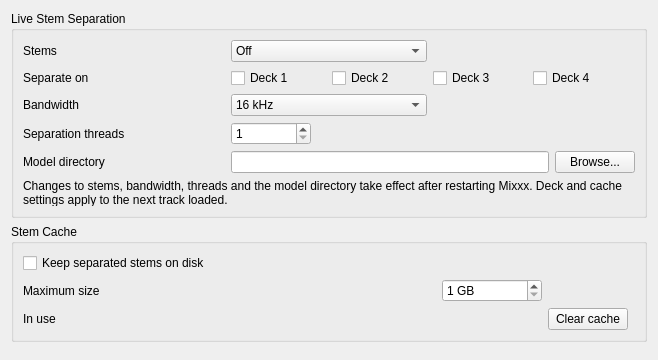
<?xml version="1.0" encoding="UTF-8"?>
<ui version="4.0">
 <class>DlgPrefStemsDlg</class>
 <widget class="QWidget" name="DlgPrefStemsDlg">
  <property name="geometry">
   <rect>
    <x>0</x>
    <y>0</y>
    <width>658</width>
    <height>360</height>
   </rect>
  </property>
  <property name="windowTitle">
   <string>Stems Preferences</string>
  </property>
  <layout class="QVBoxLayout" name="StemsLayout">

   <item>
    <widget class="QGroupBox" name="SeparationGroup">
     <property name="title">
      <string>Live Stem Separation</string>
     </property>
     <property name="alignment">
      <set>Qt::AlignLeading|Qt::AlignLeft|Qt::AlignTop</set>
     </property>
     <layout class="QGridLayout" name="SeparationLayout">

      <item row="0" column="0">
       <widget class="QLabel" name="modeLabel">
        <property name="text">
         <string>Stems</string>
        </property>
        <property name="buddy">
         <cstring>modeComboBox</cstring>
        </property>
       </widget>
      </item>
      <item row="0" column="1">
       <widget class="QComboBox" name="modeComboBox">
        <property name="toolTip">
         <string>Tracks without their own stems are separated in the background after loading. The file plays unchanged until a stem fader or mute is moved.</string>
        </property>
        <item>
         <property name="text">
          <string>Off</string>
         </property>
        </item>
        <item>
         <property name="text">
          <string>2 (Instrumental, Vocals)</string>
         </property>
        </item>
        <item>
         <property name="text">
          <string>3 (Drums, Music, Vocals)</string>
         </property>
        </item>
        <item>
         <property name="text">
          <string>4 (Drums, Bass, Other, Vocals)</string>
         </property>
        </item>
       </widget>
      </item>

      <item row="0" column="2">
       <spacer name="modeSpacer">
        <property name="orientation">
         <enum>Qt::Horizontal</enum>
        </property>
        <property name="sizePolicy">
         <sizepolicy hsizetype="Expanding" vsizetype="Minimum">
          <horstretch>1</horstretch>
          <verstretch>0</verstretch>
         </sizepolicy>
        </property>
       </spacer>
      </item>

      <item row="1" column="0">
       <widget class="QLabel" name="decksLabel">
        <property name="text">
         <string>Separate on</string>
        </property>
       </widget>
      </item>
      <item row="1" column="1" colspan="2">
       <layout class="QHBoxLayout" name="decksLayout">
        <item>
         <widget class="QCheckBox" name="deck1CheckBox">
          <property name="toolTip">
           <string>Decks that separate tracks on load. Tracks with their own stems play them on every deck regardless.</string>
          </property>
          <property name="text">
           <string>Deck 1</string>
          </property>
         </widget>
        </item>
        <item>
         <widget class="QCheckBox" name="deck2CheckBox">
          <property name="text">
           <string>Deck 2</string>
          </property>
         </widget>
        </item>
        <item>
         <widget class="QCheckBox" name="deck3CheckBox">
          <property name="text">
           <string>Deck 3</string>
          </property>
         </widget>
        </item>
        <item>
         <widget class="QCheckBox" name="deck4CheckBox">
          <property name="text">
           <string>Deck 4</string>
          </property>
         </widget>
        </item>
        <item>
         <spacer name="decksSpacer">
          <property name="orientation">
           <enum>Qt::Horizontal</enum>
          </property>
          <property name="sizePolicy">
           <sizepolicy hsizetype="Expanding" vsizetype="Minimum">
            <horstretch>1</horstretch>
            <verstretch>0</verstretch>
           </sizepolicy>
          </property>
         </spacer>
        </item>
       </layout>
      </item>

      <item row="2" column="0">
       <widget class="QLabel" name="bandwidthLabel">
        <property name="text">
         <string>Bandwidth</string>
        </property>
        <property name="buddy">
         <cstring>bandwidthComboBox</cstring>
        </property>
       </widget>
      </item>
      <item row="2" column="1">
       <widget class="QComboBox" name="bandwidthComboBox">
        <property name="toolTip">
         <string>Highest frequency the separation models see. The wider band costs more CPU.</string>
        </property>
        <item>
         <property name="text">
          <string>16 kHz</string>
         </property>
        </item>
        <item>
         <property name="text">
          <string>22 kHz</string>
         </property>
        </item>
       </widget>
      </item>

      <item row="3" column="0">
       <widget class="QLabel" name="threadsLabel">
        <property name="text">
         <string>Separation threads</string>
        </property>
        <property name="buddy">
         <cstring>threadsSpinBox</cstring>
        </property>
       </widget>
      </item>
      <item row="3" column="1">
       <widget class="QSpinBox" name="threadsSpinBox">
        <property name="toolTip">
         <string>CPU threads the separation may use. Leave at one where audio dropouts are a concern.</string>
        </property>
        <property name="minimum">
         <number>1</number>
        </property>
        <property name="maximum">
         <number>16</number>
        </property>
        <property name="minimumSize">
         <size>
          <width>60</width>
          <height>0</height>
         </size>
        </property>
        <property name="maximumSize">
         <size>
          <width>80</width>
          <height>16777215</height>
         </size>
        </property>
       </widget>
      </item>

      <item row="4" column="0">
       <widget class="QLabel" name="modelDirLabel">
        <property name="text">
         <string>Model directory</string>
        </property>
        <property name="buddy">
         <cstring>modelDirLineEdit</cstring>
        </property>
       </widget>
      </item>
      <item row="4" column="1" colspan="2">
       <layout class="QHBoxLayout" name="modelDirLayout">
        <item>
         <widget class="QLineEdit" name="modelDirLineEdit">
          <property name="toolTip">
           <string>Directory holding one subdirectory of ONNX models per stem count.</string>
          </property>
         </widget>
        </item>
        <item>
         <widget class="QPushButton" name="browseModelDirButton">
          <property name="text">
           <string>Browse...</string>
          </property>
         </widget>
        </item>
       </layout>
      </item>

      <item row="5" column="0" colspan="3">
       <widget class="QLabel" name="restartHintLabel">
        <property name="wordWrap">
         <bool>true</bool>
        </property>
        <property name="text">
         <string>Changes to stems, bandwidth, threads and the model directory take effect after restarting Mixxx. Deck and cache settings apply to the next track loaded.</string>
        </property>
       </widget>
      </item>


     </layout>
    </widget>
   </item>

   <item>
    <widget class="QGroupBox" name="CacheGroup">
     <property name="title">
      <string>Stem Cache</string>
     </property>
     <property name="alignment">
      <set>Qt::AlignLeading|Qt::AlignLeft|Qt::AlignTop</set>
     </property>
     <layout class="QGridLayout" name="CacheLayout">

      <item row="0" column="0" colspan="3">
       <widget class="QCheckBox" name="cacheCheckBox">
        <property name="toolTip">
         <string>Keep separated stems on disk so a track loads with its stems ready. Applies to the next track loaded.</string>
        </property>
        <property name="text">
         <string>Keep separated stems on disk</string>
        </property>
       </widget>
      </item>

      <item row="1" column="0">
       <widget class="QLabel" name="cacheSizeLabel">
        <property name="text">
         <string>Maximum size</string>
        </property>
        <property name="buddy">
         <cstring>cacheSizeSpinBox</cstring>
        </property>
       </widget>
      </item>
      <item row="1" column="1">
       <widget class="QSpinBox" name="cacheSizeSpinBox">
        <property name="toolTip">
         <string>Separated stems are kept on disk so a track loads with its stems ready. The least recently used tracks are removed once the cache exceeds this size.</string>
        </property>
        <property name="suffix">
         <string> GB</string>
        </property>
        <property name="minimum">
         <number>1</number>
        </property>
        <property name="maximum">
         <number>2000</number>
        </property>
        <property name="minimumSize">
         <size>
          <width>60</width>
          <height>0</height>
         </size>
        </property>
        <property name="maximumSize">
         <size>
          <width>100</width>
          <height>16777215</height>
         </size>
        </property>
       </widget>
      </item>

      <item row="2" column="0">
       <widget class="QLabel" name="cacheUsageTitleLabel">
        <property name="text">
         <string>In use</string>
        </property>
       </widget>
      </item>
      <item row="2" column="1">
       <widget class="QLabel" name="cacheUsageLabel">
        <property name="text">
         <string/>
        </property>
       </widget>
      </item>
      <item row="2" column="2">
       <widget class="QPushButton" name="clearCacheButton">
        <property name="text">
         <string>Clear cache</string>
        </property>
        <property name="sizePolicy">
         <sizepolicy hsizetype="Fixed" vsizetype="Fixed">
          <horstretch>0</horstretch>
          <verstretch>0</verstretch>
         </sizepolicy>
        </property>
       </widget>
      </item>
      <item row="2" column="3">
       <spacer name="cacheSpacer">
        <property name="orientation">
         <enum>Qt::Horizontal</enum>
        </property>
        <property name="sizePolicy">
         <sizepolicy hsizetype="Expanding" vsizetype="Minimum">
          <horstretch>1</horstretch>
          <verstretch>0</verstretch>
         </sizepolicy>
        </property>
       </spacer>
      </item>

     </layout>
    </widget>
   </item>

   <item>
    <spacer name="verticalSpacer">
     <property name="orientation">
      <enum>Qt::Vertical</enum>
     </property>
     <property name="sizePolicy">
      <sizepolicy hsizetype="Expanding" vsizetype="Expanding">
       <horstretch>0</horstretch>
       <verstretch>1</verstretch>
      </sizepolicy>
     </property>
    </spacer>
   </item>

  </layout>
 </widget>
 <resources/>
 <connections/>
</ui>
